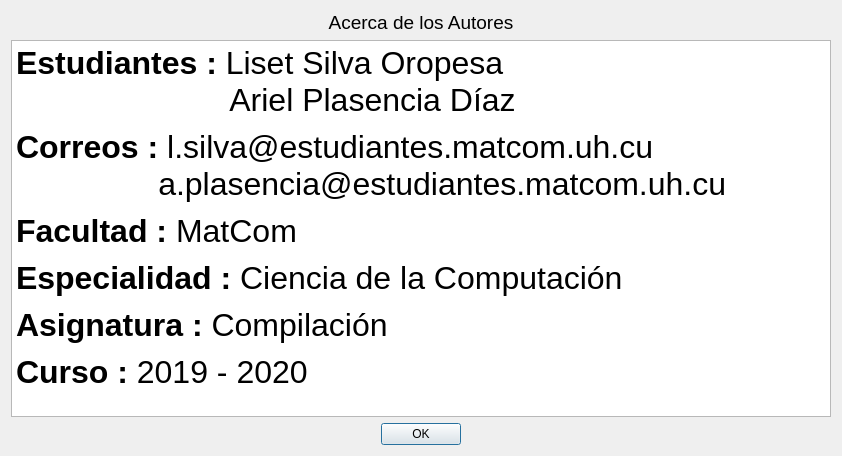
<?xml version="1.0" encoding="UTF-8"?>
<ui version="4.0">
 <class>AcercaAutores</class>
 <widget class="QDialog" name="AcercaAutores">
  <property name="geometry">
   <rect>
    <x>0</x>
    <y>0</y>
    <width>842</width>
    <height>456</height>
   </rect>
  </property>
  <property name="windowTitle">
   <string>Acerca de los Autores</string>
  </property>
  <property name="windowIcon">
   <iconset>
    <normaloff>../../images/Qt.ico</normaloff>../../images/Qt.ico</iconset>
  </property>
  <layout class="QGridLayout" name="gridLayout">
   <item row="2" column="0">
    <widget class="QDialogButtonBox" name="buttonBox">
     <property name="orientation">
      <enum>Qt::Horizontal</enum>
     </property>
     <property name="standardButtons">
      <set>QDialogButtonBox::Ok</set>
     </property>
     <property name="centerButtons">
      <bool>true</bool>
     </property>
    </widget>
   </item>
   <item row="1" column="0">
    <widget class="QTextBrowser" name="textBrowser">
     <property name="html">
      <string>&lt;!DOCTYPE HTML PUBLIC &quot;-//W3C//DTD HTML 4.0//EN&quot; &quot;http://www.w3.org/TR/REC-html40/strict.dtd&quot;&gt;
&lt;html&gt;&lt;head&gt;&lt;meta name=&quot;qrichtext&quot; content=&quot;1&quot; /&gt;&lt;style type=&quot;text/css&quot;&gt;
p, li { white-space: pre-wrap; }
&lt;/style&gt;&lt;/head&gt;&lt;body style=&quot; font-family:'Ubuntu'; font-size:11pt; font-weight:400; font-style:normal;&quot;&gt;
&lt;p style=&quot; margin-top:0px; margin-bottom:0px; margin-left:0px; margin-right:0px; -qt-block-indent:0; text-indent:0px;&quot;&gt;&lt;span style=&quot; font-family:'MS Shell Dlg 2'; font-size:24pt; font-weight:600; color:#000000;&quot;&gt;Estudiantes :&lt;/span&gt;&lt;span style=&quot; font-family:'MS Shell Dlg 2'; font-size:24pt; color:#000000;&quot;&gt; Liset Silva Oropesa&lt;/span&gt;&lt;/p&gt;
&lt;p style=&quot; margin-top:0px; margin-bottom:0px; margin-left:0px; margin-right:0px; -qt-block-indent:0; text-indent:0px;&quot;&gt;&lt;span style=&quot; font-family:'MS Shell Dlg 2'; font-size:24pt; color:#005500;&quot;&gt;                        &lt;/span&gt;&lt;span style=&quot; font-family:'MS Shell Dlg 2'; font-size:24pt; color:#000000;&quot;&gt;Ariel Plasencia Díaz&lt;/span&gt;&lt;/p&gt;
&lt;p style=&quot; margin-top:0px; margin-bottom:0px; margin-left:0px; margin-right:0px; -qt-block-indent:0; text-indent:0px;&quot;&gt;&lt;span style=&quot; font-family:'MS Shell Dlg 2'; font-size:6pt; color:#005500;&quot;&gt; &lt;/span&gt;&lt;/p&gt;
&lt;p style=&quot; margin-top:0px; margin-bottom:0px; margin-left:0px; margin-right:0px; -qt-block-indent:0; text-indent:0px;&quot;&gt;&lt;span style=&quot; font-family:'MS Shell Dlg 2'; font-size:24pt; font-weight:600; color:#000000;&quot;&gt;Correos :&lt;/span&gt;&lt;span style=&quot; font-family:'MS Shell Dlg 2'; font-size:24pt; color:#000000;&quot;&gt; l.silva@estudiantes.matcom.uh.cu&lt;/span&gt;&lt;/p&gt;
&lt;p style=&quot; margin-top:0px; margin-bottom:0px; margin-left:0px; margin-right:0px; -qt-block-indent:0; text-indent:0px;&quot;&gt;&lt;span style=&quot; font-family:'MS Shell Dlg 2'; font-size:24pt; color:#005500;&quot;&gt;                &lt;/span&gt;&lt;span style=&quot; font-family:'MS Shell Dlg 2'; font-size:24pt; color:#000000;&quot;&gt;a.plasencia@estudiantes.matcom.uh.cu&lt;/span&gt;&lt;/p&gt;
&lt;p style=&quot; margin-top:0px; margin-bottom:0px; margin-left:0px; margin-right:0px; -qt-block-indent:0; text-indent:0px;&quot;&gt;&lt;span style=&quot; font-family:'MS Shell Dlg 2'; font-size:6pt; color:#005500;&quot;&gt; &lt;/span&gt;&lt;/p&gt;
&lt;p style=&quot; margin-top:0px; margin-bottom:0px; margin-left:0px; margin-right:0px; -qt-block-indent:0; text-indent:0px;&quot;&gt;&lt;span style=&quot; font-family:'MS Shell Dlg 2'; font-size:24pt; font-weight:600; color:#000000;&quot;&gt;Facultad :&lt;/span&gt;&lt;span style=&quot; font-family:'MS Shell Dlg 2'; font-size:24pt; color:#000000;&quot;&gt; MatCom&lt;/span&gt;&lt;/p&gt;
&lt;p style=&quot; margin-top:0px; margin-bottom:0px; margin-left:0px; margin-right:0px; -qt-block-indent:0; text-indent:0px;&quot;&gt;&lt;span style=&quot; font-family:'MS Shell Dlg 2'; font-size:6pt; color:#005500;&quot;&gt; &lt;/span&gt;&lt;/p&gt;
&lt;p style=&quot; margin-top:0px; margin-bottom:0px; margin-left:0px; margin-right:0px; -qt-block-indent:0; text-indent:0px;&quot;&gt;&lt;span style=&quot; font-family:'MS Shell Dlg 2'; font-size:24pt; font-weight:600; color:#000000;&quot;&gt;Especialidad :&lt;/span&gt;&lt;span style=&quot; font-family:'MS Shell Dlg 2'; font-size:24pt; color:#000000;&quot;&gt; Ciencia de la Computación&lt;/span&gt;&lt;/p&gt;
&lt;p style=&quot; margin-top:0px; margin-bottom:0px; margin-left:0px; margin-right:0px; -qt-block-indent:0; text-indent:0px;&quot;&gt;&lt;span style=&quot; font-family:'MS Shell Dlg 2'; font-size:6pt; color:#005500;&quot;&gt; &lt;/span&gt;&lt;/p&gt;
&lt;p style=&quot; margin-top:0px; margin-bottom:0px; margin-left:0px; margin-right:0px; -qt-block-indent:0; text-indent:0px;&quot;&gt;&lt;span style=&quot; font-family:'MS Shell Dlg 2'; font-size:24pt; font-weight:600; color:#000000;&quot;&gt;Asignatura :&lt;/span&gt;&lt;span style=&quot; font-family:'MS Shell Dlg 2'; font-size:24pt; color:#000000;&quot;&gt; Compilación&lt;/span&gt;&lt;/p&gt;
&lt;p style=&quot; margin-top:0px; margin-bottom:0px; margin-left:0px; margin-right:0px; -qt-block-indent:0; text-indent:0px;&quot;&gt;&lt;span style=&quot; font-family:'MS Shell Dlg 2'; font-size:6pt; color:#005500;&quot;&gt; &lt;/span&gt;&lt;/p&gt;
&lt;p style=&quot; margin-top:0px; margin-bottom:0px; margin-left:0px; margin-right:0px; -qt-block-indent:0; text-indent:0px;&quot;&gt;&lt;span style=&quot; font-family:'MS Shell Dlg 2'; font-size:24pt; font-weight:600; color:#000000;&quot;&gt;Curso :&lt;/span&gt;&lt;span style=&quot; font-family:'MS Shell Dlg 2'; font-size:24pt; color:#005500;&quot;&gt; &lt;/span&gt;&lt;span style=&quot; font-family:'MS Shell Dlg 2'; font-size:24pt; color:#000000;&quot;&gt;2019 - 2020&lt;/span&gt;&lt;/p&gt;&lt;/body&gt;&lt;/html&gt;</string>
     </property>
    </widget>
   </item>
   <item row="0" column="0">
    <widget class="QLabel" name="label">
     <property name="font">
      <font>
       <family>Tahoma</family>
       <pointsize>14</pointsize>
      </font>
     </property>
     <property name="text">
      <string>&lt;html&gt;&lt;head/&gt;&lt;body&gt;&lt;p align=&quot;center&quot;&gt;Acerca de los Autores&lt;/p&gt;&lt;/body&gt;&lt;/html&gt;</string>
     </property>
    </widget>
   </item>
  </layout>
 </widget>
 <resources/>
 <connections>
  <connection>
   <sender>buttonBox</sender>
   <signal>accepted()</signal>
   <receiver>AcercaAutores</receiver>
   <slot>accept()</slot>
   <hints>
    <hint type="sourcelabel">
     <x>248</x>
     <y>254</y>
    </hint>
    <hint type="destinationlabel">
     <x>157</x>
     <y>274</y>
    </hint>
   </hints>
  </connection>
  <connection>
   <sender>buttonBox</sender>
   <signal>rejected()</signal>
   <receiver>AcercaAutores</receiver>
   <slot>reject()</slot>
   <hints>
    <hint type="sourcelabel">
     <x>316</x>
     <y>260</y>
    </hint>
    <hint type="destinationlabel">
     <x>286</x>
     <y>274</y>
    </hint>
   </hints>
  </connection>
 </connections>
</ui>
